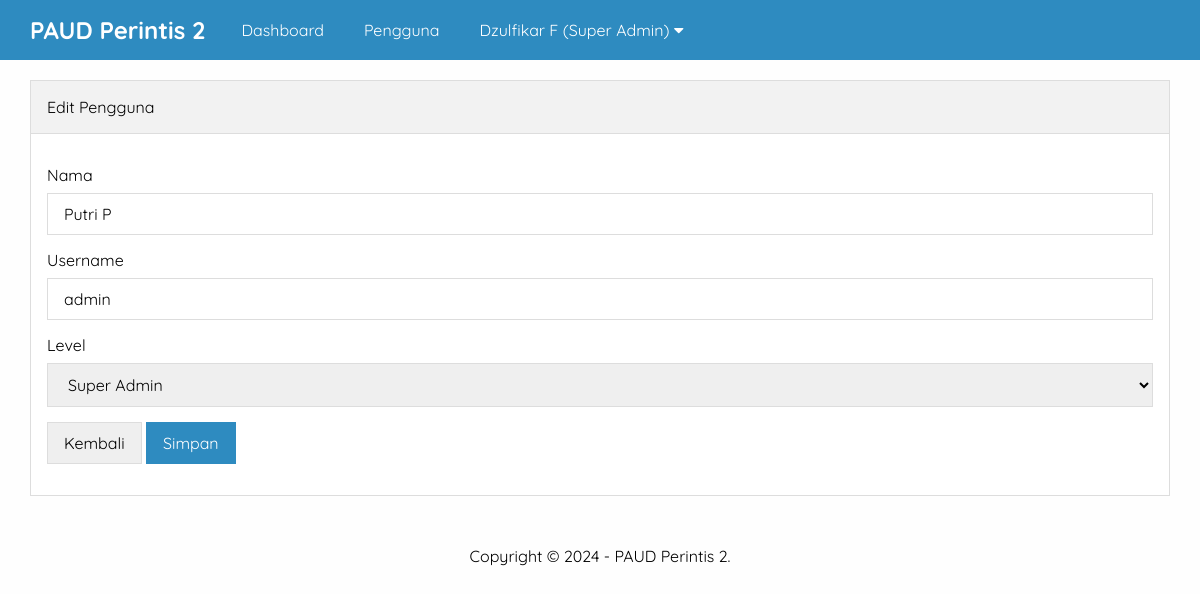
The app's page /sekolah/admin/edit-pengguna.php?id=2 (signed in) with its own data.
### tables this page shows
CREATE TABLE `pengaturan` (
  `id` int(11) NOT NULL,
  `nama` varchar(50) NOT NULL,
  `email` varchar(50) NOT NULL,
  `telepon` varchar(20) NOT NULL,
  `alamat` text NOT NULL,
  `logo` varchar(50) NOT NULL,
  `favicon` varchar(50) NOT NULL,
  `tentang_sekolah` text NOT NULL,
  `foto_sekolah` varchar(50) NOT NULL,
  `google_maps` text NOT NULL,
  `nama_kepsek` varchar(50) NOT NULL,
  `foto_kepsek` varchar(50) NOT NULL,
  `sambutan_kepsek` text NOT NULL,
  `created_at` timestamp NOT NULL DEFAULT current_timestamp(),
  `updated_at` datetime DEFAULT NULL
);

CREATE TABLE `pengguna` (
  `id` int(11) NOT NULL,
  `nama` varchar(30) NOT NULL,
  `username` varchar(30) NOT NULL,
  `password` varchar(50) NOT NULL,
  `level` enum('Super Admin','Admin') NOT NULL,
  `created_at` timestamp NOT NULL DEFAULT current_timestamp(),
  `updated_at` datetime DEFAULT NULL
);

### sekolah/admin/edit-pengguna.php (the view, shortened to what this page needs)
<?php include 'header.php' ?>
<?php
	$pengguna 	= mysqli_query($conn, "SELECT * FROM pengguna WHERE id = '".$_GET['id']."' ");
	$p 			= mysqli_fetch_object($pengguna);
?>
		<div class="content">
			<div class="container">
				<div class="box">
					<div class="box-header">
						Edit Pengguna
					</div>
					<div class="box-body">
						<form action="" method="POST">
							<div class="form-group">
								<label>Nama</label>
								<input type="text" name="nama" placeholder="Nama Lengkap" class="input-control" value="<?= $p->nama ?>" required>
							</div>
							<div class="form-group">
								<label>Username</label>
								<input type="text" name="user" placeholder="Username" class="input-control"  value="<?= $p->username ?>" required>
							</div>
							<div class="form-group">
								<label>Level</label>
								<select name="level" class="input-control" required>
									<option value="Super Admin" <?= ($p->level == 'Super Admin')? 'selected':''; ?>>Super Admin</option>
								</select>
							</div>
							<button type="button" class="btn" onclick="window.location = 'pengguna.php'">Kembali</button>
							<input type="submit" name="submit" value="Simpan" class="btn btn-blue">
						</form>
					</div>
				</div>
			</div>
		</div>
<?php include 'footer.php' ?>

### sekolah/admin/header.php (shortened to what this page needs)
<?php
	include '../koneksi.php';
	$identitas = mysqli_query($conn, "SELECT * FROM pengaturan ORDER BY id DESC LIMIT 1");
	$d = mysqli_fetch_object($identitas);
?>
<!DOCTYPE html>
<html>
	<head>
		<link rel="stylesheet" type="text/css" href="../assets/css/style.css">
		<link rel="stylesheet" href="https://cdnjs.cloudflare.com/ajax/libs/font-awesome/5.15.3/css/all.min.css" />
	</head>
	<body class="bg-light">
		<div class="navbar">
			<div class="container">
				<h2 class="nav-brand float-left"><a href="index.php"><?= $d->nama ?></a></h2>
				<ul class="nav-menu float-left">
					<li><a href="index.php">Dashboard</a></li>
					<?php if($_SESSION['ulevel'] == 'Super Admin'){ ?>
						<li><a href="pengguna.php">Pengguna</a></li>
					<?php } ?>
					<li>
						<a href="#"><?= $_SESSION['uname'] ?> (<?= $_SESSION['ulevel'] ?>) <i class="fa fa-caret-down"></i></a>
					</li>
				</ul>
			</div>
		</div>

### sekolah/admin/footer.php
		<div class="footer">
			<div class="container text-center">
    		Copyright &copy; <?= date('Y') ?> - <?= $d->nama ?>.
			</div>
		</div>
	</body>
</html>

### sekolah/assets/css/style.css (style rules this page uses)
* { margin:0; padding:0; font-family: 'Quicksand', sans-serif; box-sizing: border-box; }
a { text-decoration: none; }
.float-left { float:left; }
.container { width: 1140px; margin:0 auto; }
.container::after { content: ""; display: block; clear: both; }
.bg-light { background-color: #fefefe; }
.box { border:1px solid #ddd; background-color: #fff; }
.box-header { padding:16px; border-bottom:1px solid #ddd; background-color: #f2f2f2; }
.box-body { padding:16px; }
form { margin:15px 0; }
.form-group { margin-bottom: 15px; }
.form-group label { display: block; margin-bottom: 8px; }
.form-group .input-control { padding:10px 16px; width: 100%; font-size: 16px; border:1px solid #ddd; }
.btn { border:1px solid #ddd; padding:10px 16px; font-size: 16px; }
.btn-blue { background-color: #2E8BC0; color: #fff; border:1px solid #2E8BC0; }
.text-center { text-align: center !important; }
.navbar { height: 60px; width: 100%; background-color: #2E8BC0; position: fixed; top: 0; z-index: 1000; }
.navbar a { color: #fff; }
.nav-brand { display: inline-block; padding:15px 0; margin-right: 16px; }
.nav-menu { display: flex; list-style: none; }
.nav-menu li a { padding:20px; display: inline-block; }
.content { padding:80px 0 30px 0; }
.footer { padding:20px 0; }

### records on screen
pengaturan: nama "PAUD Perintis 2"
pengguna: nama "Putri P", user "admin", level "Super Admin"

### other values on screen
$_SESSION['uname'] "Dzulfikar F"
$_SESSION['ulevel'] "Super Admin"
